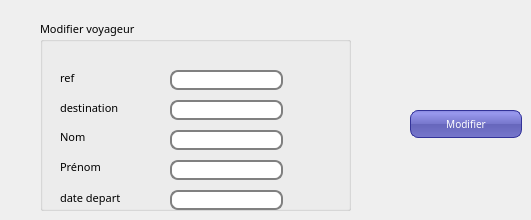
      <widget class="QWidget" name="tab_30">
       <attribute name="title">
        <string>modifier  billet</string>
       </attribute>
       <widget class="QPushButton" name="modifierbillet">
        <property name="geometry">
         <rect>
          <x>410</x>
          <y>110</y>
          <width>112</width>
          <height>28</height>
         </rect>
        </property>
        <property name="font">
         <font>
          <family>MS Reference Sans Serif</family>
          <pointsize>-1</pointsize>
          <weight>50</weight>
          <italic>false</italic>
          <bold>false</bold>
         </font>
        </property>
        <property name="cursor">
         <cursorShape>PointingHandCursor</cursorShape>
        </property>
        <property name="styleSheet">
         <string notr="true">QPushButton {
color: white;
background-color: QLinearGradient( x1: 0, y1: 0, x2: 0, y2: 1, stop: 0 #88d, stop: 0.1 #99e, stop: 0.49 #77c, stop: 0.5 #66b, stop: 1 #77c);
border-width: 1px;
border-color: #339;
border-style: solid;
border-radius: 8;
padding: 3px;
font-size: 10px;
padding-left: 5px;
padding-right: 5px;
min-width: 100px;
max-width: 100px;
min-height: 20px;
max-height: 20px;
}</string>
        </property>
        <property name="text">
         <string>Modifier</string>
        </property>
       </widget>
       <widget class="QGroupBox" name="groupBox_4">
        <property name="geometry">
         <rect>
          <x>40</x>
          <y>20</y>
          <width>311</width>
          <height>191</height>
         </rect>
        </property>
        <property name="font">
         <font>
          <family>MS Reference Sans Serif</family>
          <pointsize>8</pointsize>
          <weight>50</weight>
          <italic>false</italic>
          <bold>false</bold>
         </font>
        </property>
        <property name="cursor">
         <cursorShape>PointingHandCursor</cursorShape>
        </property>
        <property name="autoFillBackground">
         <bool>false</bool>
        </property>
        <property name="styleSheet">
         <string notr="true">
background: QLinearGradient(x1: 0, y1: 0, x2: 0, y2: 1, stop: 0 #eef, stop: 1 #ccf);

QLabel {
font-weight: bold;
font-size: 15px;
}</string>
        </property>
        <property name="title">
         <string>Modifier voyageur</string>
        </property>
        <widget class="QLabel" name="label_86">
         <property name="geometry">
          <rect>
           <x>20</x>
           <y>110</y>
           <width>47</width>
           <height>13</height>
          </rect>
         </property>
         <property name="font">
          <font>
           <family>MS Reference Sans Serif</family>
           <pointsize>8</pointsize>
           <weight>50</weight>
           <italic>false</italic>
           <bold>false</bold>
          </font>
         </property>
         <property name="text">
          <string>Nom</string>
         </property>
        </widget>
        <widget class="QLabel" name="label_87">
         <property name="geometry">
          <rect>
           <x>20</x>
           <y>140</y>
           <width>47</width>
           <height>13</height>
          </rect>
         </property>
         <property name="font">
          <font>
           <family>MS Reference Sans Serif</family>
           <pointsize>8</pointsize>
           <weight>50</weight>
           <italic>false</italic>
           <bold>false</bold>
          </font>
         </property>
         <property name="text">
          <string>Prénom</string>
         </property>
        </widget>
        <widget class="QLineEdit" name="le_nom_2">
         <property name="geometry">
          <rect>
           <x>130</x>
           <y>110</y>
           <width>113</width>
           <height>20</height>
          </rect>
         </property>
         <property name="font">
          <font>
           <family>MS Reference Sans Serif</family>
           <pointsize>8</pointsize>
           <weight>50</weight>
           <italic>false</italic>
           <bold>false</bold>
          </font>
         </property>
         <property name="styleSheet">
          <string notr="true">QLineEdit {
padding: 1px;
border-style: solid;
border: 2px solid gray;
border-radius: 8px;
}

</string>
         </property>
        </widget>
        <widget class="QLineEdit" name="le_prenom_2">
         <property name="geometry">
          <rect>
           <x>130</x>
           <y>140</y>
           <width>113</width>
           <height>20</height>
          </rect>
         </property>
         <property name="font">
          <font>
           <family>MS Reference Sans Serif</family>
           <pointsize>8</pointsize>
           <weight>50</weight>
           <italic>false</italic>
           <bold>false</bold>
          </font>
         </property>
         <property name="styleSheet">
          <string notr="true">QLineEdit {
padding: 1px;
border-style: solid;
border: 2px solid gray;
border-radius: 8px;
}

</string>
         </property>
        </widget>
        <widget class="QLabel" name="label_88">
         <property name="geometry">
          <rect>
           <x>20</x>
           <y>80</y>
           <width>81</width>
           <height>16</height>
          </rect>
         </property>
         <property name="font">
          <font>
           <family>MS Reference Sans Serif</family>
           <pointsize>8</pointsize>
           <weight>50</weight>
           <italic>false</italic>
           <bold>false</bold>
          </font>
         </property>
         <property name="text">
          <string>destination</string>
         </property>
        </widget>
        <widget class="QLineEdit" name="le_destination_2">
         <property name="geometry">
          <rect>
           <x>130</x>
           <y>80</y>
           <width>113</width>
           <height>20</height>
          </rect>
         </property>
         <property name="font">
          <font>
           <family>MS Reference Sans Serif</family>
           <pointsize>8</pointsize>
           <weight>50</weight>
           <italic>false</italic>
           <bold>false</bold>
          </font>
         </property>
         <property name="styleSheet">
          <string notr="true">QLineEdit {
padding: 1px;
border-style: solid;
border: 2px solid gray;
border-radius: 8px;
}

</string>
         </property>
        </widget>
        <widget class="QLabel" name="label_89">
         <property name="geometry">
          <rect>
           <x>20</x>
           <y>50</y>
           <width>81</width>
           <height>16</height>
          </rect>
         </property>
         <property name="font">
          <font>
           <family>MS Reference Sans Serif</family>
           <pointsize>8</pointsize>
           <weight>50</weight>
           <italic>false</italic>
           <bold>false</bold>
          </font>
         </property>
         <property name="cursor">
          <cursorShape>PointingHandCursor</cursorShape>
         </property>
         <property name="text">
          <string>ref</string>
         </property>
        </widget>
        <widget class="QLineEdit" name="ancien_ref">
         <property name="geometry">
          <rect>
           <x>130</x>
           <y>50</y>
           <width>113</width>
           <height>20</height>
          </rect>
         </property>
         <property name="font">
          <font>
           <family>MS Reference Sans Serif</family>
           <pointsize>8</pointsize>
           <weight>50</weight>
           <italic>false</italic>
           <bold>false</bold>
          </font>
         </property>
         <property name="styleSheet">
          <string notr="true">QLineEdit {
padding: 1px;
border-style: solid;
border: 2px solid gray;
border-radius: 8px;
}

</string>
         </property>
        </widget>
        <widget class="QLabel" name="label_90">
         <property name="geometry">
          <rect>
           <x>20</x>
           <y>170</y>
           <width>81</width>
           <height>16</height>
          </rect>
         </property>
         <property name="font">
          <font>
           <family>MS Reference Sans Serif</family>
           <pointsize>8</pointsize>
           <weight>50</weight>
           <italic>false</italic>
           <bold>false</bold>
          </font>
         </property>
         <property name="text">
          <string>date depart</string>
         </property>
        </widget>
        <widget class="QLineEdit" name="le_date_depart_2">
         <property name="geometry">
          <rect>
           <x>130</x>
           <y>170</y>
           <width>113</width>
           <height>20</height>
          </rect>
         </property>
         <property name="font">
          <font>
           <family>MS Reference Sans Serif</family>
           <pointsize>8</pointsize>
           <weight>50</weight>
           <italic>false</italic>
           <bold>false</bold>
          </font>
         </property>
         <property name="styleSheet">
          <string notr="true">QLineEdit {
padding: 1px;
border-style: solid;
border: 2px solid gray;
border-radius: 8px;
}

</string>
         </property>
        </widget>
       </widget>
      </widget>
